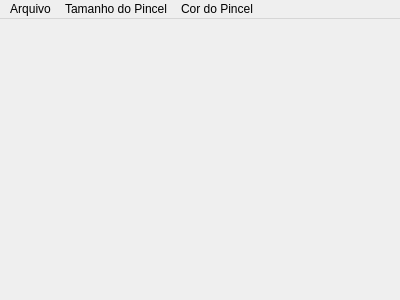
<?xml version="1.0" encoding="UTF-8"?>
<ui version="4.0">
 <class>MainWindow</class>
 <widget class="QMainWindow" name="MainWindow">
  <property name="geometry">
   <rect>
    <x>0</x>
    <y>0</y>
    <width>400</width>
    <height>300</height>
   </rect>
  </property>
  <property name="windowTitle">
   <string>MainWindow</string>
  </property>
  <widget class="QWidget" name="centralWidget"/>
  <widget class="QMenuBar" name="menuBar">
   <property name="geometry">
    <rect>
     <x>0</x>
     <y>0</y>
     <width>400</width>
     <height>21</height>
    </rect>
   </property>
   <widget class="QMenu" name="menuArquivo">
    <property name="title">
     <string>Arquivo</string>
    </property>
    <addaction name="actionSalvar"/>
    <addaction name="actionLimpar"/>
   </widget>
   <widget class="QMenu" name="menuTamanho_do_Pincel">
    <property name="title">
     <string>Tamanho do Pincel</string>
    </property>
    <addaction name="action2px"/>
    <addaction name="action5px"/>
    <addaction name="action10px"/>
   </widget>
   <widget class="QMenu" name="menuCor_do_Pincel">
    <property name="title">
     <string>Cor do Pincel</string>
    </property>
    <addaction name="actionPreto"/>
    <addaction name="actionBranco"/>
    <addaction name="actionVermelho"/>
    <addaction name="actionVerde"/>
    <addaction name="actionAzul"/>
   </widget>
   <addaction name="menuArquivo"/>
   <addaction name="menuTamanho_do_Pincel"/>
   <addaction name="menuCor_do_Pincel"/>
  </widget>
  <action name="actionSalvar">
   <property name="text">
    <string>Salvar</string>
   </property>
  </action>
  <action name="actionLimpar">
   <property name="text">
    <string>Limpar</string>
   </property>
  </action>
  <action name="action2px">
   <property name="text">
    <string>2px</string>
   </property>
  </action>
  <action name="action5px">
   <property name="text">
    <string>5px</string>
   </property>
  </action>
  <action name="action10px">
   <property name="text">
    <string>10px</string>
   </property>
  </action>
  <action name="actionPreto">
   <property name="text">
    <string>Preto</string>
   </property>
  </action>
  <action name="actionBranco">
   <property name="text">
    <string>Branco</string>
   </property>
  </action>
  <action name="actionVermelho">
   <property name="text">
    <string>Vermelho</string>
   </property>
  </action>
  <action name="actionVerde">
   <property name="text">
    <string>Verde</string>
   </property>
  </action>
  <action name="actionAzul">
   <property name="text">
    <string>Azul</string>
   </property>
  </action>
 </widget>
 <layoutdefault spacing="6" margin="11"/>
 <resources/>
 <connections/>
</ui>
